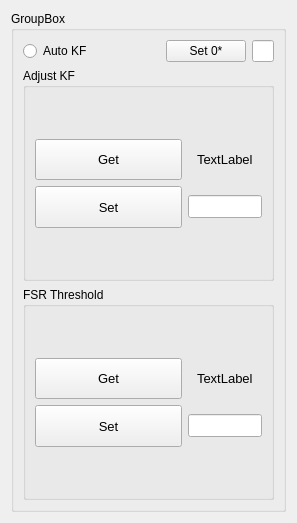
<?xml version="1.0" encoding="UTF-8"?>
<ui version="4.0">
 <class>Form</class>
 <widget class="QWidget" name="Form">
  <property name="geometry">
   <rect>
    <x>0</x>
    <y>0</y>
    <width>297</width>
    <height>523</height>
   </rect>
  </property>
  <property name="windowTitle">
   <string>Form</string>
  </property>
  <layout class="QGridLayout" name="gridLayout_2">
   <item row="0" column="0">
    <widget class="QGroupBox" name="adjustBox">
     <property name="title">
      <string>GroupBox</string>
     </property>
     <layout class="QVBoxLayout" name="verticalLayout" stretch="1,6,6">
      <item>
       <layout class="QHBoxLayout" name="horizontalLayout" stretch="1,3,1,1">
        <item>
         <widget class="QRadioButton" name="adjustAutoKF">
          <property name="text">
           <string>Auto KF</string>
          </property>
         </widget>
        </item>
        <item>
         <spacer name="horizontalSpacer">
          <property name="orientation">
           <enum>Qt::Horizontal</enum>
          </property>
          <property name="sizeHint" stdset="0">
           <size>
            <width>40</width>
            <height>20</height>
           </size>
          </property>
         </spacer>
        </item>
        <item>
         <widget class="QPushButton" name="adjustZeroButton">
          <property name="text">
           <string>Set 0*</string>
          </property>
         </widget>
        </item>
        <item>
         <widget class="QLineEdit" name="adjustZeroLine"/>
        </item>
       </layout>
      </item>
      <item>
       <widget class="QGroupBox" name="adjustKFBox">
        <property name="title">
         <string>Adjust KF</string>
        </property>
        <layout class="QGridLayout" name="gridLayout" columnstretch="2,1">
         <item row="2" column="0">
          <widget class="QPushButton" name="adjustSetKFButton">
           <property name="sizePolicy">
            <sizepolicy hsizetype="Minimum" vsizetype="Expanding">
             <horstretch>0</horstretch>
             <verstretch>0</verstretch>
            </sizepolicy>
           </property>
           <property name="font">
            <font>
             <pointsize>10</pointsize>
            </font>
           </property>
           <property name="text">
            <string>Set</string>
           </property>
          </widget>
         </item>
         <item row="2" column="1">
          <widget class="QLineEdit" name="adjustKFLine">
           <property name="font">
            <font>
             <pointsize>10</pointsize>
            </font>
           </property>
          </widget>
         </item>
         <item row="1" column="0">
          <widget class="QPushButton" name="adjustGetKFButton">
           <property name="sizePolicy">
            <sizepolicy hsizetype="Minimum" vsizetype="Expanding">
             <horstretch>0</horstretch>
             <verstretch>0</verstretch>
            </sizepolicy>
           </property>
           <property name="font">
            <font>
             <pointsize>10</pointsize>
            </font>
           </property>
           <property name="text">
            <string>Get</string>
           </property>
          </widget>
         </item>
         <item row="1" column="1" alignment="Qt::AlignHCenter">
          <widget class="QLabel" name="adjustKFLabel">
           <property name="font">
            <font>
             <pointsize>10</pointsize>
            </font>
           </property>
           <property name="text">
            <string>TextLabel</string>
           </property>
          </widget>
         </item>
         <item row="0" column="0">
          <spacer name="verticalSpacer">
           <property name="orientation">
            <enum>Qt::Vertical</enum>
           </property>
           <property name="sizeHint" stdset="0">
            <size>
             <width>20</width>
             <height>40</height>
            </size>
           </property>
          </spacer>
         </item>
         <item row="3" column="0">
          <spacer name="verticalSpacer_2">
           <property name="orientation">
            <enum>Qt::Vertical</enum>
           </property>
           <property name="sizeHint" stdset="0">
            <size>
             <width>20</width>
             <height>40</height>
            </size>
           </property>
          </spacer>
         </item>
        </layout>
       </widget>
      </item>
      <item>
       <widget class="QGroupBox" name="adjustFSRThGroup">
        <property name="title">
         <string>FSR Threshold</string>
        </property>
        <layout class="QGridLayout" name="gridLayout_3" columnstretch="2,1">
         <item row="0" column="0">
          <spacer name="verticalSpacer_3">
           <property name="orientation">
            <enum>Qt::Vertical</enum>
           </property>
           <property name="sizeHint" stdset="0">
            <size>
             <width>20</width>
             <height>40</height>
            </size>
           </property>
          </spacer>
         </item>
         <item row="1" column="1" alignment="Qt::AlignHCenter">
          <widget class="QLabel" name="adjustFSRThLabel">
           <property name="font">
            <font>
             <pointsize>10</pointsize>
            </font>
           </property>
           <property name="text">
            <string>TextLabel</string>
           </property>
          </widget>
         </item>
         <item row="1" column="0">
          <widget class="QPushButton" name="adjustFSRThGetButton">
           <property name="sizePolicy">
            <sizepolicy hsizetype="Minimum" vsizetype="Expanding">
             <horstretch>0</horstretch>
             <verstretch>0</verstretch>
            </sizepolicy>
           </property>
           <property name="font">
            <font>
             <pointsize>10</pointsize>
            </font>
           </property>
           <property name="text">
            <string>Get</string>
           </property>
          </widget>
         </item>
         <item row="2" column="1">
          <widget class="QLineEdit" name="adjustFSRThLine">
           <property name="font">
            <font>
             <pointsize>10</pointsize>
            </font>
           </property>
          </widget>
         </item>
         <item row="2" column="0">
          <widget class="QPushButton" name="adjustFSRThSetButton">
           <property name="sizePolicy">
            <sizepolicy hsizetype="Minimum" vsizetype="Expanding">
             <horstretch>0</horstretch>
             <verstretch>0</verstretch>
            </sizepolicy>
           </property>
           <property name="font">
            <font>
             <pointsize>10</pointsize>
            </font>
           </property>
           <property name="text">
            <string>Set</string>
           </property>
          </widget>
         </item>
         <item row="3" column="0">
          <spacer name="verticalSpacer_4">
           <property name="orientation">
            <enum>Qt::Vertical</enum>
           </property>
           <property name="sizeHint" stdset="0">
            <size>
             <width>20</width>
             <height>40</height>
            </size>
           </property>
          </spacer>
         </item>
        </layout>
       </widget>
      </item>
     </layout>
    </widget>
   </item>
  </layout>
 </widget>
 <resources/>
 <connections/>
</ui>
